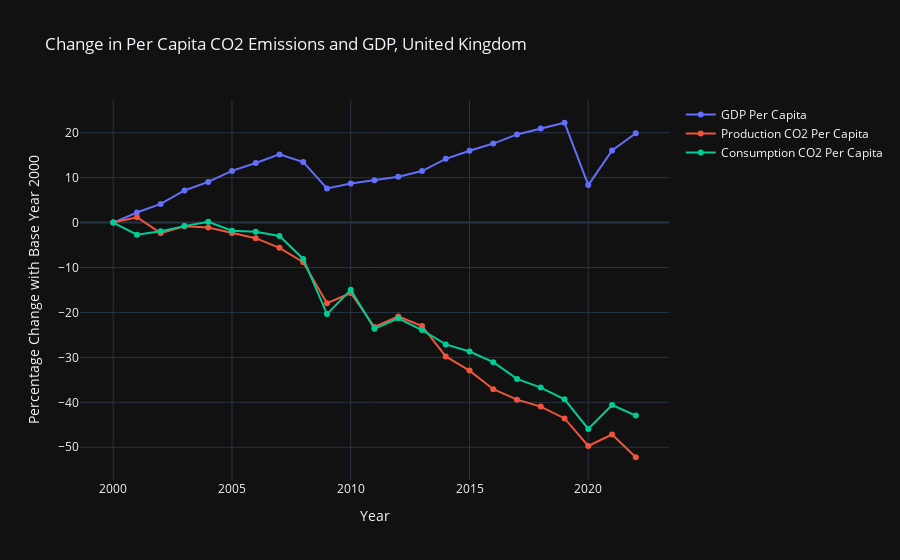

The code cell stored with this chart in its notebook:
### Markdown cell above
#### Developed Countries

### Code cell
def get_variation(values: pd.Series) -> np.float64:
    base = values.iloc[0]  
    current = values.iloc[-1]  

    return (current - base) / base if base else 0  

def get_df_changes(frame):

    variations = frame['gdp_per_capita'].expanding(min_periods=2).apply(get_variation)
    frame = frame.assign(gdp_per_capita=variations*100)

    variations = frame['co2_per_capita'].expanding(min_periods=2).apply(get_variation)
    frame = frame.assign(co2_per_capita=variations*100)

    variations = frame['consumption_co2_per_capita'].expanding(min_periods=2).apply(get_variation)
    frame = frame.assign(consumption_co2_per_capita=variations*100)

    frame = frame.set_index('year')
    frame = frame.fillna(0)

    return frame

newnames = {'gdp_per_capita':'GDP Per Capita', 'co2_per_capita': 'Production CO2 Per Capita', 'consumption_co2_per_capita': 'Consumption CO2 Per Capita'}
db['gdp_per_capita'] = db['gdp']/db['population']
economic_db = db[['gdp_per_capita', 'co2_per_capita', 'consumption_co2_per_capita', 'country', 'year']]

uk_df = economic_db.loc[economic_db['country'] == 'United Kingdom']
uk_df = uk_df.loc[economic_db['year'] >= 2000]
uk_df = uk_df.dropna()

uk_df = get_df_changes(uk_df)

fig = px.line(uk_df, x = uk_df.index, y = ['gdp_per_capita', 'co2_per_capita', 'consumption_co2_per_capita'], template="plotly_dark", markers=True, title='Change in Per Capita CO2 Emissions and GDP, United Kingdom')
fig.for_each_trace(lambda t: t.update(name = newnames[t.name],
                                      legendgroup = newnames[t.name],
                                      hovertemplate = t.hovertemplate.replace(t.name, newnames[t.name])
                                     )
                  )
fig.update_layout( yaxis_title = 'Percentage Change with Base Year 2000', xaxis_title = 'Year', legend_title='')
fig.show()

### Figure 1 — Plotly figure (JSON) as saved in the notebook; plotly's stock layout.template omitted (floating-point values rounded to 4 significant figures)
{"data": [{"hovertemplate": "variable=GDP Per Capita<br>year=%{x}<br>value=%{y}<extra></extra>", "legendgroup": "GDP Per Capita", "line": {"color": "#636efa", "dash": "solid"}, "marker": {"symbol": "circle"}, "mode": "lines+markers", "name": "GDP Per Capita", "orientation": "v", "showlegend": true, "type": "scatter", "x": [2000, 2001, 2002, 2003, 2004, 2005, 2006, 2007, 2008, 2009, 2010, 2011, 2012, 2013, 2014, 2015, 2016, 2017, 2018, 2019, 2020, 2021, 2022], "xaxis": "x", "y": [0.0, 2.231, 4.145, 7.139, 9.057, 11.5, 13.27, 15.17, 13.48, 7.579, 8.681, 9.4, 10.2, 11.46, 14.18, 15.99, 17.58, 19.62, 20.93, 22.22, 8.346, 16.03, 19.89], "yaxis": "y"}, {"hovertemplate": "variable=Production CO2 Per Capita<br>year=%{x}<br>value=%{y}<extra></extra>", "legendgroup": "Production CO2 Per Capita", "line": {"color": "#EF553B", "dash": "solid"}, "marker": {"symbol": "circle"}, "mode": "lines+markers", "name": "Production CO2 Per Capita", "orientation": "v", "showlegend": true, "type": "scatter", "x": [2000, 2001, 2002, 2003, 2004, 2005, 2006, 2007, 2008, 2009, 2010, 2011, 2012, 2013, 2014, 2015, 2016, 2017, 2018, 2019, 2020, 2021, 2022], "xaxis": "x", "y": [0.0, 1.183, -2.335, -0.8199, -1.09, -2.314, -3.467, -5.625, -8.822, -17.96, -15.67, -23.24, -20.89, -23.01, -29.79, -32.94, -37.08, -39.41, -40.95, -43.59, -49.72, -47.16, -52.23], "yaxis": "y"}, {"hovertemplate": "variable=Consumption CO2 Per Capita<br>year=%{x}<br>value=%{y}<extra></extra>", "legendgroup": "Consumption CO2 Per Capita", "line": {"color": "#00cc96", "dash": "solid"}, "marker": {"symbol": "circle"}, "mode": "lines+markers", "name": "Consumption CO2 Per Capita", "orientation": "v", "showlegend": true, "type": "scatter", "x": [2000, 2001, 2002, 2003, 2004, 2005, 2006, 2007, 2008, 2009, 2010, 2011, 2012, 2013, 2014, 2015, 2016, 2017, 2018, 2019, 2020, 2021, 2022], "xaxis": "x", "y": [0.0, -2.691, -1.943, -0.7882, 0.1672, -1.807, -2.022, -2.993, -8.089, -20.36, -14.97, -23.64, -21.29, -23.92, -27.12, -28.68, -31.07, -34.79, -36.72, -39.33, -45.93, -40.61, -42.96], "yaxis": "y"}], "layout": {"legend": {"title": {"text": ""}, "tracegroupgap": 0}, "title": {"text": "Change in Per Capita CO2 Emissions and GDP, United Kingdom"}, "xaxis": {"anchor": "y", "domain": [0, 1], "title": {"text": "Year"}}, "yaxis": {"anchor": "x", "domain": [0, 1], "title": {"text": "Percentage Change with Base Year 2000"}}}}
